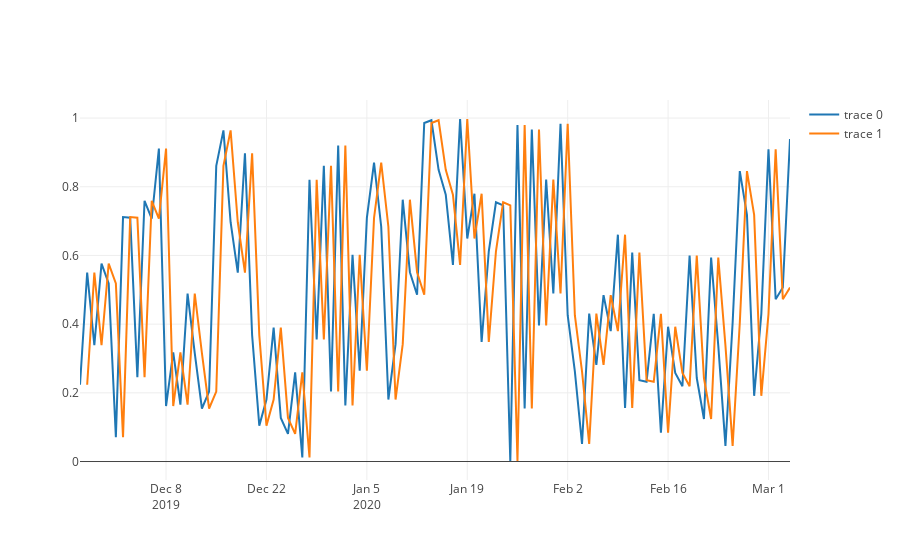

Here is the notebook cell this chart was saved with:
### Code cell
plotting.plot_multiple_ts(ts, ts.shift(1))
